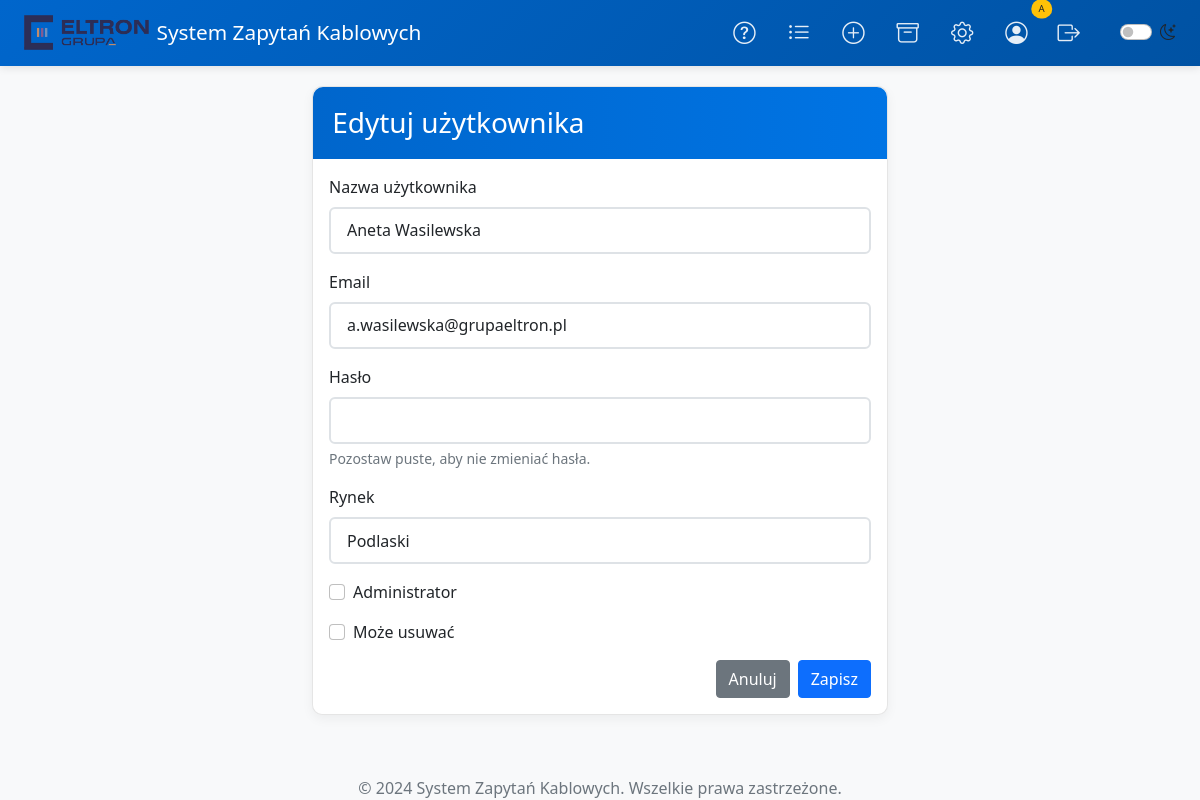
The app's page /admin/users/edit/33 (signed in) with its own data.
### models.py (models this page shows, shortened)
class User(UserMixin, db.Model):
    id = db.Column(db.Integer, primary_key=True)
    username = db.Column(db.String(100), unique=True, nullable=False)
    password_hash = db.Column(db.String(200), nullable=False)
    email = db.Column(db.String(120), unique=True, nullable=True)
    market = db.Column(db.String(50), nullable=True)
    is_admin = db.Column(db.Boolean, default=False)
    can_delete = db.Column(db.Boolean, default=False)

### routes/admin.py (the view, shortened to what this page needs)
@admin_bp.route('/users/edit/<int:user_id>', methods=['GET', 'POST'], endpoint='edit_user')
def edit_user(user_id):
    user = User.query.get_or_404(user_id)
    form = UserForm(obj=user)
    if request.method == 'GET':
        form.username.data = user.username
        form.email.data = user.email
        form.market.data = user.market
        form.is_admin.data = user.is_admin
        form.can_delete.data = user.can_delete
    return render_template('admin/user_form.html', form=form, title="Edytuj użytkownika", user=user)

### forms.py
class UserForm(FlaskForm):
    username = StringField('Nazwa użytkownika', validators=[DataRequired()])
    email = StringField('Email')
    password = PasswordField('Hasło')
    market = StringField('Rynek')
    is_admin = BooleanField('Administrator')
    can_delete = BooleanField('Może usuwać')  # Dodaj ten import na początku pliku

### app.py (called while the page is built)
@app.context_processor
def utility_processor():
    def format_datetime(dt):
        if dt.tzinfo is None:
            dt = dt.replace(tzinfo=timezone.utc)
        local_dt = dt.astimezone(ZoneInfo("Europe/Warsaw"))
        return local_dt.strftime('%Y-%m-%d %H:%M:%S')
    return {
        'format_datetime': format_datetime,
        'datetime': datetime
    }

### routes/admin.py (called while the page is built)
@admin_bp.before_request
@login_required
def require_admin():
    if not session.get('is_admin'):
        flash('Brak dostępu. Wymagane uprawnienia administratora.', 'danger')
        return redirect(url_for('main.index'))

### utils.py (called while the page is built)
def login_required(f):
    @wraps(f)
    def decorated_function(*args, **kwargs):
        if not session.get('logged_in'):
            flash('Musisz się zalogować, aby uzyskać dostęp do tej strony.', 'warning')
            session['next_url'] = request.url
            return redirect(url_for('auth.login')) # Updated to point to blueprint
        return f(*args, **kwargs)
    return decorated_function

### templates/admin/user_form.html (shortened to what this page needs)
{% extends "base.html" %}
{% block content %}
<div class="row justify-content-center">
    <div class="col-md-6">
        <div class="card">
            <div class="card-header">
                <h3 class="card-title mb-0">{{ title }}</h3>
            </div>
            <div class="card-body">
                <form method="POST" novalidate>
                    <div class="mb-3">
                        {{ form.username.label(class="form-label") }}
                        {{ form.username(class="form-control") }}
                    </div>
                    <div class="mb-3">
                        {{ form.email.label(class="form-label") }}
                        {{ form.email(class="form-control") }}
                    </div>
                    <div class="mb-3">
                        {{ form.password.label(class="form-label") }}
                        {{ form.password(class="form-control") }}
                        {% if title.startswith('Edytuj') %}
                        <div class="form-text">Pozostaw puste, aby nie zmieniać hasła.</div>
                        {% endif %}
                    </div>
                    <div class="mb-3">
                        {{ form.market.label(class="form-label") }}
                        {{ form.market(class="form-control") }}
                    </div>
                    <div class="mb-3 form-check">
                        {{ form.is_admin(class="form-check-input") }}
                        {{ form.is_admin.label(class="form-check-label") }}
                    </div>
                    <div class="mb-3 form-check">
                        {{ form.can_delete(class="form-check-input") }}
                        {{ form.can_delete.label(class="form-check-label") }}
                    </div>
                    <div class="d-flex justify-content-end gap-2">
                        <a href="{{ url_for('admin.users_list') }}" class="btn btn-secondary">Anuluj</a>
                        <button type="submit" class="btn btn-primary">Zapisz</button>
                    </div>
                </form>
            </div>
        </div>
    </div>
</div>
{% endblock %}

### static/css/style.css (style rules this page uses)
:root { --bg-color: #f8f9fa; --text-color: #212529; --card-bg: #ffffff; --border-color: rgba(0, 0, 0, .125); --input-bg: #ffffff; --input-text: #212529; }
body { min-height: 100vh; display: flex; flex-direction: column; background-color: var(--bg-color); color: var(--text-color); transition: background-color 0.3s, color 0.3s; }
.card { background-color: var(--card-bg); border-color: var(--border-color); }
.form-control, .form-select { background-color: var(--input-bg); color: var(--input-text); border-color: var(--border-color); }
.card { box-shadow: 0 4px 12px rgba(0, 0, 0, .05); border-radius: 10px; border: 1px solid rgba(0, 0, 0, .1); transition: all 0.3s ease; }
.card-header { background: linear-gradient(to right, #0066cc, #0074e4); color: white; border-radius: 10px 10px 0 0 !important; border: none; padding: 1.2rem; }
.form-control { border-radius: 6px; padding: 0.6rem 1rem; border: 2px solid #dee2e6; transition: all 0.3s ease; }
.table tr, .card, .alert { animation: fadeIn 0.3s ease-out forwards; }

### records on screen
User: username "Aneta Wasilewska", email "a.wasilewska@grupaeltron.pl", market "Podlaski"
User: is_admin.label "Administrator"

### other values on screen
{{ title }} "Edytuj użytkownika"
